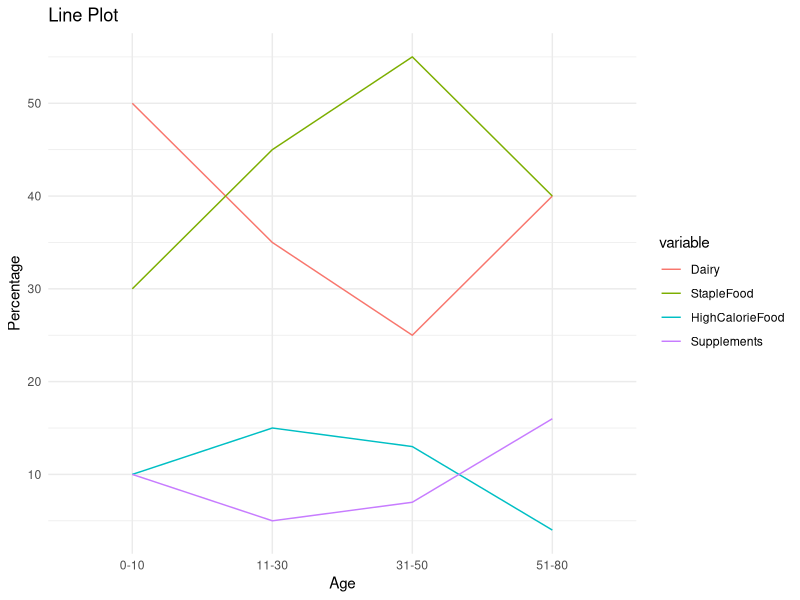

Recreate this plot in R.
install.packages("ggplot2")
library(ggplot2)

# Your data
data <- data.frame(
  Age = c("0-10", "11-30", "31-50", "51-80"),
  Dairy = c(50, 35, 25, 40),
  StapleFood = c(30, 45, 55, 40),
  HighCalorieFood = c(10, 15, 13, 4),
  Supplements = c(10, 5, 7, 16)
)

# Reshape data for ggplot2
data_long <- reshape2::melt(data, id.vars = "Age")
# Line Plot
ggplot(data_long, aes(x = Age, y = value, color = variable, group = variable)) +
  geom_line() +
  labs(title = "Line Plot", x = "Age", y = "Percentage") +
  theme_minimal()

